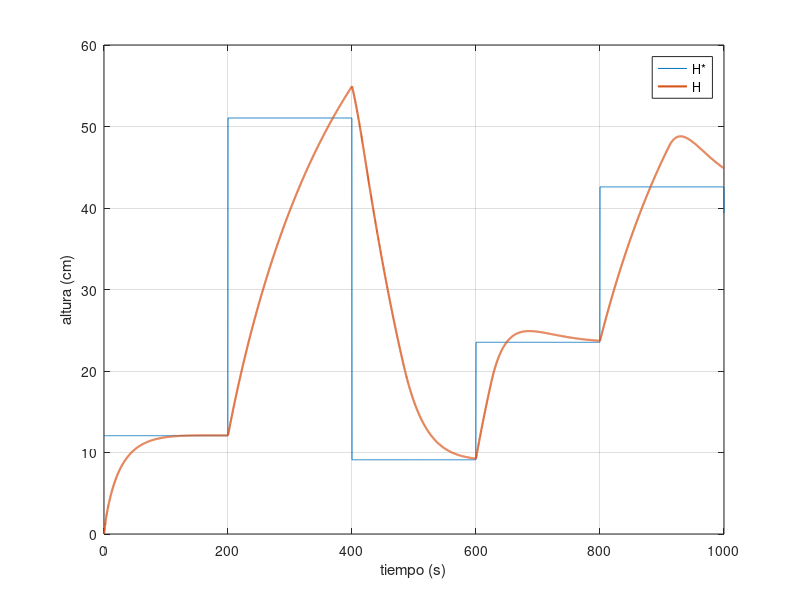
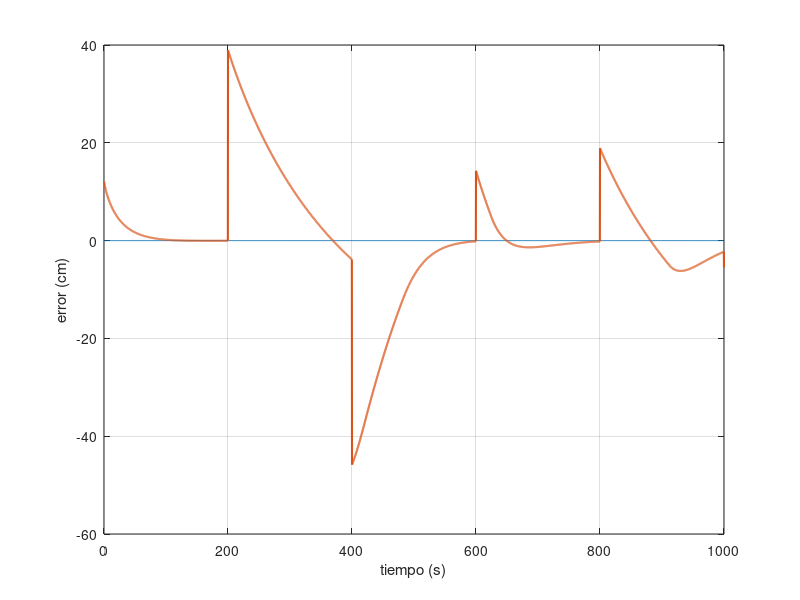
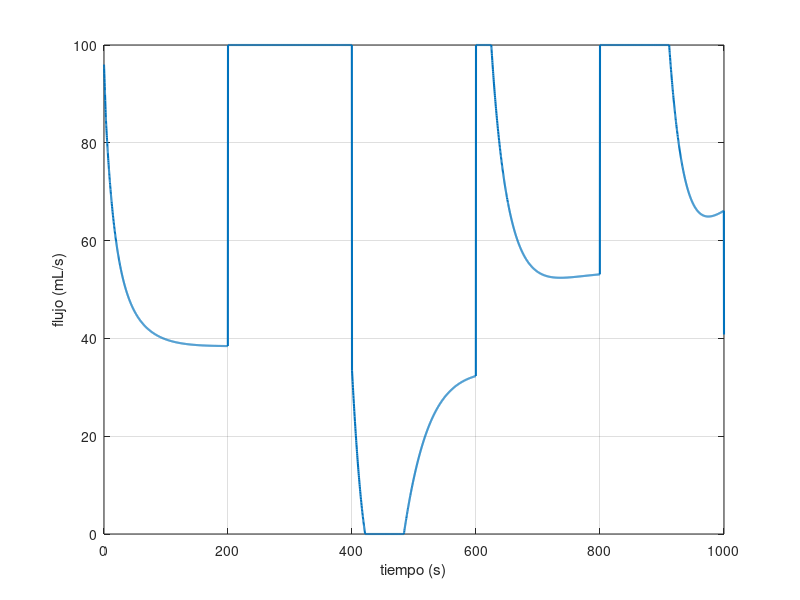

MATLAB code for these plots, in order:

clear all;

load("altura.mat");
load("error.mat");
load("flujo.mat");

figure(1)
plot(altura(1,:), altura(2,:)*100, altura(1,:), altura(3,:)*100, 'linewidth', 1.5);
grid on;
xlabel('tiempo (s)');
ylabel('altura (cm)');
legend('H*', 'H');

figure(2)
plot(error(1,:), zeros(size(error(1,:))), error(1,:), error(2,:)*100, 'linewidth', 1.5);
grid on;
xlabel('tiempo (s)');
ylabel('error (cm)');

figure(3)
plot(signal(1,:), signal(2,:)*1000, 'linewidth',1.5);
grid on;
xlabel('tiempo (s)');
ylabel('flujo (mL/s)');

